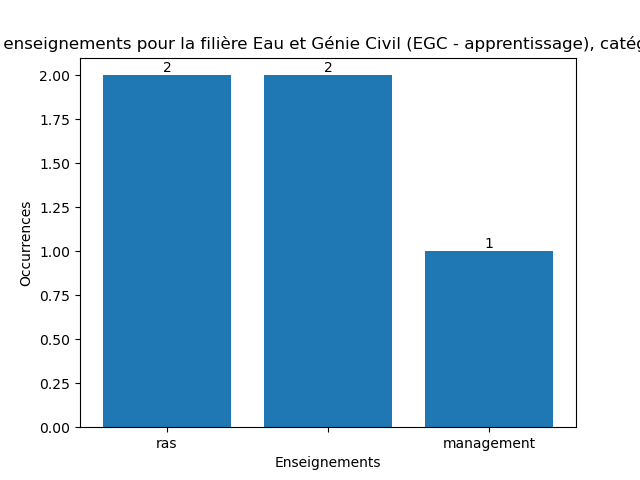
#> input picture dash/assets/avis/avisUE_Eau et Génie Civil (EGC - apprentissage)_auraitutile.png, 640 x 480 px
$ python -i avisUE.py   (imports and definitions only)
#> lines starting #> are read from the running program, lines starting #| are printed output that depends on the picture
import pandas as pd
import matplotlib.pyplot as plt
from collections import Counter

# [35 lines left out: functions load_and_preprocess, plot_results, not called in this run]

def process_enseignements(dataframe):
    # Dictionnaire pour stocker les enseignements par filière
    enseignements_par_filiere = {
        'Mécanique et Interactions (MI)': {'utileinsertion':[], 'meriteapprondis': [], 'auraitutile': [], 'inutile': []},
        'Microélectronique Et Automatique (MEA)': {'utileinsertion':[],'meriteapprondis': [], 'auraitutile': [], 'inutile': []},
        'Matériaux (MAT)': {'utileinsertion':[],'meriteapprondis': [], 'auraitutile': [], 'inutile': []},
        'Génie Biologique et Agroalimentaires (GBA)': {'utileinsertion':[],'meriteapprondis': [], 'auraitutile': [], 'inutile': []},
        'Mécanique Structures Industrielles (MSI - apprentissage)': {'utileinsertion':[],'meriteapprondis': [], 'auraitutile': [], 'inutile': []},
        'Eau et Génie Civil (EGC - apprentissage)': {'utileinsertion':[],'meriteapprondis': [], 'auraitutile': [], 'inutile': []},
        'Sciences et Technologies de l\'Eau (STE)': {'utileinsertion':[],'meriteapprondis': [], 'auraitutile': [], 'inutile': []},
        'Informatique et Gestion (IG)': {'utileinsertion':[],'meriteapprondis': [], 'auraitutile': [], 'inutile': []},
        'Systèmes Embarqués (SE - apprentissage)': {'utileinsertion':[],'meriteapprondis': [], 'auraitutile': [], 'inutile': []},
    }

    # Itérer sur chaque ligne du dataframe
    for index, row in dataframe.iterrows():
        # Filtrer les données pour les enseignements par filière
        filiere = row['Formation']

        # Ajouter les enseignements correspondants à chaque catégorie
        utile_inser = row['Quels enseignements vous semblent les plus utiles pour l\'exercice de votre métier et votre insertion professionnelle ?']
        merite_value = row['Parmi les enseignements fournis par l\'école, quels sont ceux qui mériteraient d\'être approfondis ou renforcés ?']
        utile_value = row['Quels enseignements, absents de votre formation, vous auraient été utiles ?']
        inutile_value = row['Quels enseignements, présents dans votre formation, vous paraissent inutiles ?']


        # Vérifier si les valeurs ne sont pas nulles (NaN) avant d'appliquer split()
        if isinstance(merite_value, str) and isinstance(utile_value, str) and isinstance(inutile_value, str) and isinstance(utile_inser, str):
            # Normalisation des données
            utile_inser = utile_inser.lower().strip()
            merite_value = merite_value.lower().strip()
            utile_value = utile_value.lower().strip()
            inutile_value = inutile_value.lower().strip()

            # Ajout des enseignements dans le dictionnaire
            enseignements_par_filiere[filiere]['utileinsertion'].extend(utile_inser.split(','))
            enseignements_par_filiere[filiere]['meriteapprondis'].extend(merite_value.split(','))
            enseignements_par_filiere[filiere]['auraitutile'].extend(utile_value.split(','))
            enseignements_par_filiere[filiere]['inutile'].extend(inutile_value.split(','))

    plot_results(enseignements_par_filiere)
    # Afficher les trois résultats les plus fréquents pour chaque catégorie
    for filiere, enseignements in enseignements_par_filiere.items():
        for categorie, liste_enseignements in enseignements.items():
            # Utiliser Counter pour compter les occurrences
            counter = Counter(liste_enseignements)
            # Sélectionner les trois résultats les plus fréquents
            top_3 = counter.most_common(3)
            # Afficher les résultats
            print(f"\nFilière {filiere}, Catégorie {categorie} :")
            for enseignement, count in top_3:
                print(f"{enseignement}: {count} fois")


# [9 lines left out: function main, not called in this run]

# [2 lines not run here, left out]

>>> import cv2
>>> picture = cv2.imread('../dash/assets/avis/avisUE_Eau et Génie Civil (EGC - apprentissage)_auraitutile.png', cv2.IMREAD_GRAYSCALE)
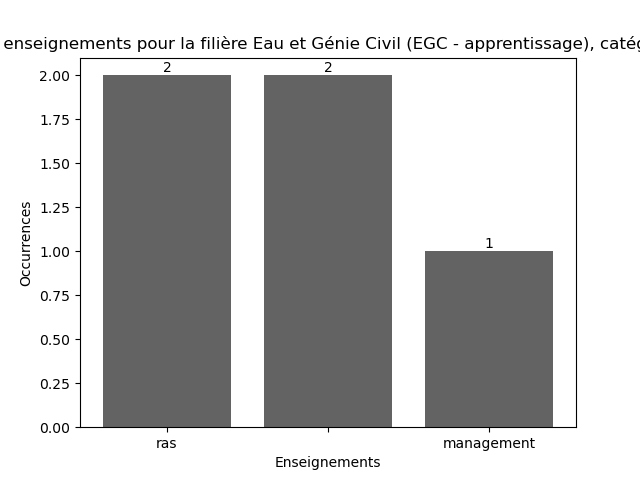
#> picture: shape (480, 640); min 0, max 255, mean 193.1
#> (the run stopped early here; a loop or call above may not have finished)

$ run again, on dash/assets/avis/avisUE_Eau et Génie Civil (EGC - apprentissage)_inutile.png
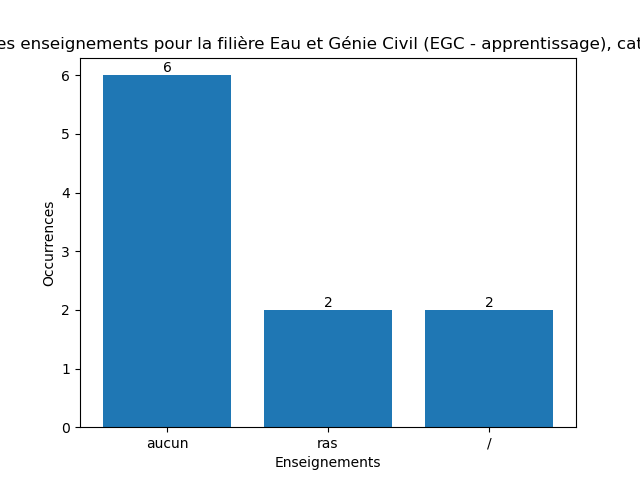
#> input picture dash/assets/avis/avisUE_Eau et Génie Civil (EGC - apprentissage)_inutile.png, 640 x 480 px
#> `picture = cv2.imread('../dash/assets/avis/avisUE_Eau et Génie Civil (E..`:
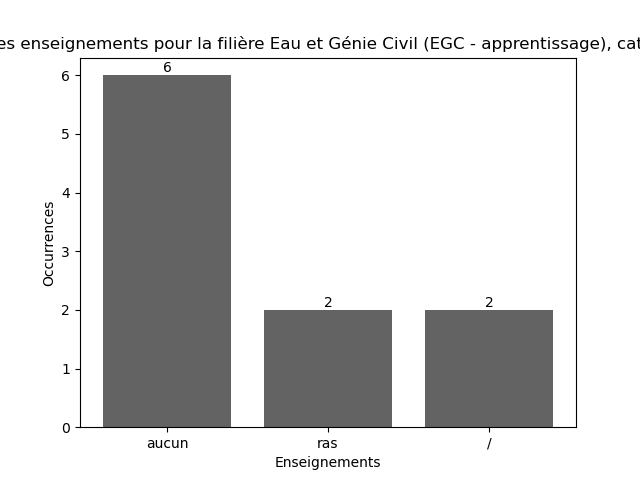
#> picture: shape (480, 640); min 0, max 255, mean 212.8

$ run again, on dash/assets/avis/avisUE_Eau et Génie Civil (EGC - apprentissage)_meriteapprondis.png
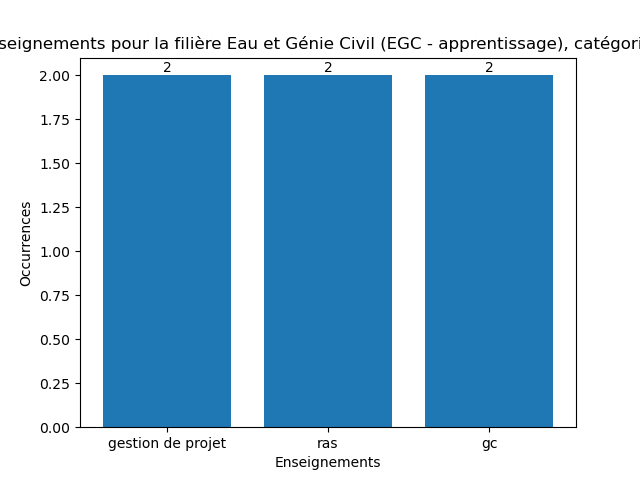
#> input picture dash/assets/avis/avisUE_Eau et Génie Civil (EGC - apprentissage)_meriteapprondis.png, 640 x 480 px
#> `picture = cv2.imread('../dash/assets/avis/avisUE_Eau et Génie Civil (E..`:
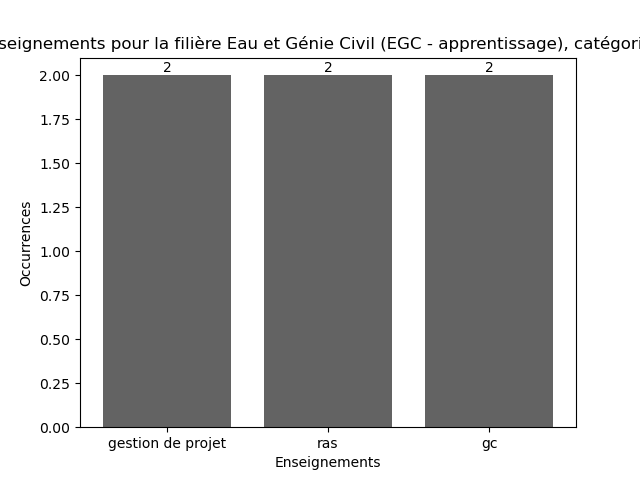
#> picture: shape (480, 640); min 0, max 255, mean 181.5
